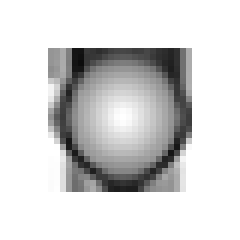
#> input picture detectblindpoint/images/ball.png, 40 x 40 px, given in place of the camera (shown 6 times larger)
$ python findhighestpoint.py   (older library calls are emulated)
#> lines starting #> are read from the running program, lines starting #| are printed output that depends on the picture; after the words box and inside, x2 and y2 are one past the last pixel; in counts of white or black regions, pixels touching at a corner belong together
# -*- coding: utf-8 -*-
"""
Created on Tue May  8 13:39:10 2018

@author: byy
"""

import cv2
import numpy as np

cap = cv2.VideoCapture(1)
levelFlag = False

while(1):

    # Take each frame
    _, frame = cap.read()
#> frame is the input picture: shape (40, 40, 3); min 12, max 255, mean 215.2

    # Convert BGR to HSV
    hsv = cv2.cvtColor(frame, cv2.COLOR_BGR2HSV)
#> hsv: shape (40, 40, 3); mean H, S, V 0, 0, 215.2

    # define range of the color of cola in HSV
    #这里问题很严重，阈值应该如何合理的设定，对于视频噪声影响很大
    lower_cola = np.array([0,0,0])
    upper_cola = np.array([180,255,46])
    # Threshold the HSV image to get only cola colors
    mask = cv2.inRange(hsv, lower_cola, upper_cola)
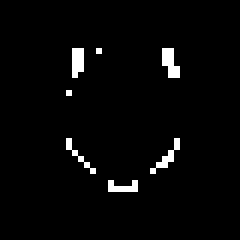
#> mask: shape (40, 40) (shown 6 times larger); 2.6% white in thin lines or dots, all inside (x1, y1, x2, y2) = (11, 8, 30, 32)
    #filter out noise by GaussianBlur
    maskresult = cv2.GaussianBlur(mask,(5,5),0)
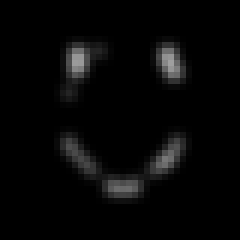
#> maskresult: shape (40, 40) (shown 6 times larger); min 0, max 159, mean 6.7
    # Bitwise-AND mask and original image
    res = cv2.bitwise_xor(frame,frame, mask= maskresult)
#> res: shape (40, 40, 3); every value is 0
     # 检索模式为树形cv2.RETR_TREE，
#    image,contours,hierarchy = cv2.findContours(mask,cv2.RETR_TREE,cv2.CHAIN_APPROX_SIMPLE)
    #draw contours on the frame
#    frame = cv2.drawContours(frame, contours, -1, (0,255,0), 3)

    kernel = np.ones((10,10),np.uint8)
    erosion = cv2.erode(maskresult,kernel,iterations = 1)
#> erosion: shape (40, 40); every value is 0
    dilation = cv2.dilate(erosion,kernel,iterations = 1)

    x,y,w,h = cv2.boundingRect(dilation)
#> x = 0; y = 0; w = 0; h = 0
    frame = cv2.rectangle(frame,(x,y),(x+w,y+h),(0,255,0),2)
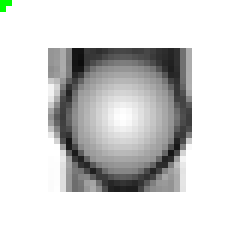
#> frame: shape (40, 40, 3) (shown 6 times larger); 0.19% of pixels changed, all inside (x1, y1, x2, y2) = (0, 0, 2, 2)


    lower_red = np.array([156,43,46])
    upper_red = np.array([180,255,255])
    mask1 = cv2.inRange(hsv, lower_red, upper_red)
    mask1result = cv2.GaussianBlur(mask1,(5,5),0)
    res1 = cv2.bitwise_xor(frame,frame, mask= mask1result)
#    image1,contours1,hierarchy1 = cv2.findContours(mask1,cv2.RETR_TREE,cv2.CHAIN_APPROX_SIMPLE)
#    frame = cv2.drawContours(frame, contours1, -1, (255,0,0), 2)
    kernel1 = np.ones((6,6),np.uint8)
    erosion1 = cv2.erode(mask1result,kernel1,iterations = 1)
    dilation1 = cv2.dilate(erosion1,kernel1,iterations = 1)

    x1,y1,w1,h1 = cv2.boundingRect(dilation1)
#> x1 = 0; y1 = 0; w1 = 0; h1 = 0
    frame = cv2.rectangle(frame,(x1,y1),(x1+w1,y1+h1),(255,0,0),2)
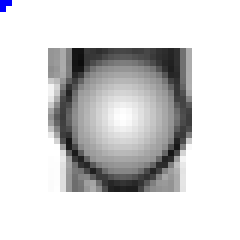
#> frame: shape (40, 40, 3) (shown 6 times larger); 0.19% of pixels changed, all inside (x1, y1, x2, y2) = (0, 0, 2, 2)


#    x,y,w,h = cv2.boundingRect(contours[0])
#    frame = cv2.rectangle(frame,(x,y),(x+w,y+h),(0,0,255),2)

    #output the highest vertical position of the contours

    cv2.imshow('frame',frame)
    cv2.imshow('mask',mask)

    cv2.imshow('mask1',mask1)
    k = cv2.waitKey(5)& 0xFF
#> (key Esc is pressed here)
    if y > y1:
        levelFlag = True
    else:
         levelFlag = False
         print('stop pouring')


    if k == 27:
        break

cap.release()
cv2.destroyAllWindows()
